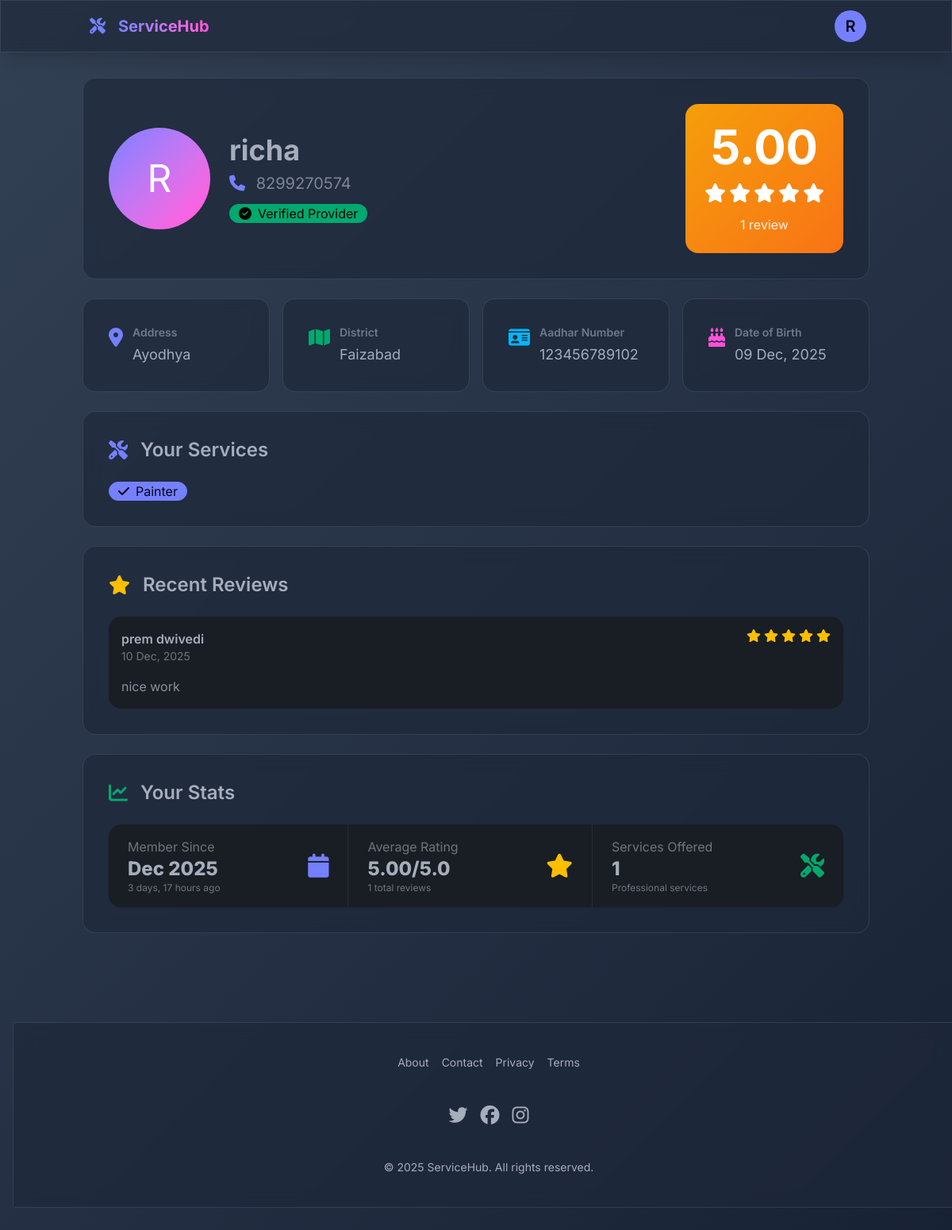
The page /provider/home/ (signed in) on the database its author committed.
### services/models.py (models this page shows, shortened)
class User(AbstractBaseUser, PermissionsMixin):
    USER_TYPE_CHOICES = (
        ('customer', 'Customer'),
        ('provider', 'Service Provider'),
    )
    phone_regex = RegexValidator(
        regex=r'^[6-9]\d{9}$',
        message="Phone number must be 10 digits starting with 6-9"
    )
    phone_number = models.CharField(
        max_length=10,
        unique=True,
        primary_key=True,
        validators=[phone_regex]
    )
    name = models.CharField(max_length=100)
    user_type = models.CharField(max_length=10, choices=USER_TYPE_CHOICES)
    is_active = models.BooleanField(default=True)
    is_staff = models.BooleanField(default=False)
    date_joined = models.DateTimeField(auto_now_add=True)
    objects = UserManager()
    USERNAME_FIELD = 'phone_number'
    REQUIRED_FIELDS = ['name', 'user_type']

class ServiceProvider(models.Model):
    user = models.OneToOneField(User, on_delete=models.CASCADE, related_name='provider_profile')
    photo = models.ImageField(upload_to='provider_photos/', blank=True, null=True)
    address = models.TextField()
    district = models.CharField(max_length=50, choices=DISTRICT_CHOICES, default='lucknow')
    aadhar_regex = RegexValidator(
        regex=r'^\d{12}$',
        message="Aadhar number must be exactly 12 digits"
    )
    aadhar_number = models.CharField(
        max_length=12,
        unique=True,
        validators=[aadhar_regex]
    )
    date_of_birth = models.DateField()
    SERVICE_CHOICES = [
        ('mason', 'Mason'),
        ('painter', 'Painter'),
        ('plumber', 'Plumber'),
        ('carpenter', 'Carpenter'),
        ('electrician', 'Electrician'),
        ('tile_marble', 'Tile/Marble Worker'),
        ('steel_fabricator', 'Steel Fabricator'),
        ('glass_worker', 'Glass Worker'),
        ('gardener', 'Gardener'),
        ('driver', 'Driver'),
    ]
    service1 = models.CharField(max_length=20, choices=SERVICE_CHOICES)
    service2 = models.CharField(max_length=20, choices=SERVICE_CHOICES, blank=True, null=True)
    service3 = models.CharField(max_length=20, choices=SERVICE_CHOICES, blank=True, null=True)
    is_verified = models.BooleanField(default=False)
    rating = models.DecimalField(max_digits=3, decimal_places=2, default=0.00)
    total_reviews = models.IntegerField(default=0)
    created_at = models.DateTimeField(auto_now_add=True)
    def get_services(self):
        services = []
        if self.service1:
            services.append(self.get_service1_display())
        if self.service2:
            services.append(self.get_service2_display())
        if self.service3:
            services.append(self.get_service3_display())
        return services
    class Meta:
        ordering = ['-rating', '-created_at']

class Review(models.Model):
    customer = models.ForeignKey(Customer, on_delete=models.CASCADE, related_name='given_reviews')
    provider = models.ForeignKey(ServiceProvider, on_delete=models.CASCADE, related_name='reviews')
    rating = models.IntegerField(choices=[(i, i) for i in range(1, 6)])
    comment = models.TextField(blank=True)
    created_at = models.DateTimeField(auto_now_add=True)
    class Meta:
        unique_together = ('customer', 'provider')
        ordering = ['-created_at']

class Customer(models.Model):
    user = models.OneToOneField(User, on_delete=models.CASCADE, related_name='customer_profile')
    address = models.TextField(blank=True)
    district = models.CharField(max_length=50, choices=DISTRICT_CHOICES, default='lucknow')
    created_at = models.DateTimeField(auto_now_add=True)

### services/views.py (the view)
# urls.py: path('provider/home/', views.provider_home, name='provider_home'),
@login_required
def provider_home(request):
    try:
        if request.user.user_type != 'provider':
            messages.error(request, 'Access denied. Please login with a provider account.')
            logout(request)
            return redirect('login_choice')
        provider = request.user.provider_profile
        reviews = provider.reviews.all()[:5]
        return render(request, 'services/provider_home.html', {
            'provider': provider,
            'reviews': reviews
        })
    except ObjectDoesNotExist:
        messages.error(request, 'Provider profile not found. Please contact support.')
        logout(request)
        return redirect('home')
    except Exception as e:
        messages.error(request, 'An error occurred. Please login again.')
        print(f"Provider home error: {e}")
        logout(request)
        return redirect('home')

### services/templates/services/provider_home.html (shortened to what this page needs)
{% extends 'services/base.html' %}
{% block content %}
<div class="space-y-6">
    <div class="card glass-effect">
        <div class="card-body">
            <div class="flex flex-col md:flex-row items-center gap-6">
                <div class="avatar placeholder">
                    <div class="w-32 h-32 rounded-full {% if provider.photo %}{% else %}bg-gradient-to-br from-primary to-secondary{% endif %}">
                        {% if provider.photo %}
                        <img src="{{ provider.photo.url }}" alt="{{ provider.user.name }}">
                        {% else %}
                        <span class="text-5xl text-white">{{ provider.user.name|first|upper }}</span>
                        {% endif %}
                    </div>
                </div>
                <div class="flex-1 text-center md:text-left">
                    <h1 class="text-4xl font-bold mb-2">{{ provider.user.name }}</h1>
                    <p class="text-xl text-base-content/70 mb-3">
                        <i class="fas fa-phone text-primary mr-2"></i>
                        {{ provider.user.phone_number }}
                    </p>
                    {% if provider.is_verified %}
                    <div class="badge badge-success badge-lg gap-2">
                        <i class="fas fa-check-circle"></i>
                        Verified Provider
                    </div>
                    {% else %}
                    <div class="badge badge-warning badge-lg gap-2">
                        <i class="fas fa-clock"></i>
                        Verification Pending
                    </div>
                    {% endif %}
                </div>
                <div class="card bg-gradient-to-br from-amber-500 to-orange-500 text-white">
                    <div class="card-body text-center p-6">
                        <div class="text-6xl font-bold mb-2">{{ provider.rating }}</div>
                        <div class="flex gap-1 justify-center text-2xl mb-2">
                            {% for i in "12345" %}
                                {% if forloop.counter <= provider.rating %}
                                    <i class="fas fa-star"></i>
                                {% else %}
                                    <i class="far fa-star"></i>
                                {% endif %}
                            {% endfor %}
                        </div>
                        <p class="opacity-90">{{ provider.total_reviews }} review{{ provider.total_reviews|pluralize }}</p>
                    </div>
                </div>
            </div>
        </div>
    </div>
    <div class="grid grid-cols-1 md:grid-cols-2 lg:grid-cols-4 gap-4">
        <div class="card glass-effect">
            <div class="card-body">
                <div class="flex items-start gap-3">
                    <i class="fas fa-map-marker-alt text-2xl text-primary"></i>
                    <div class="flex-1">
                        <h3 class="font-semibold text-sm text-base-content/60 mb-1">Address</h3>
                        <p class="text-lg">{{ provider.address }}</p>
                    </div>
                </div>
            </div>
        </div>
        <div class="card glass-effect">
            <div class="card-body">
                <div class="flex items-start gap-3">
                    <i class="fas fa-map text-2xl text-success"></i>
                    <div class="flex-1">
                        <h3 class="font-semibold text-sm text-base-content/60 mb-1">District</h3>
                        <p class="text-lg">{{ provider.get_district_display }}</p>
                    </div>
                </div>
            </div>
        </div>
        <div class="card glass-effect">
            <div class="card-body">
                <div class="flex items-start gap-3">
                    <i class="fas fa-id-card text-2xl text-info"></i>
                    <div class="flex-1">
                        <h3 class="font-semibold text-sm text-base-content/60 mb-1">Aadhar Number</h3>
                        <p class="text-lg">{{ provider.aadhar_number }}</p>
                    </div>
                </div>
            </div>
        </div>
        <div class="card glass-effect">
            <div class="card-body">
                <div class="flex items-start gap-3">
                    <i class="fas fa-birthday-cake text-2xl text-secondary"></i>
                    <div class="flex-1">
                        <h3 class="font-semibold text-sm text-base-content/60 mb-1">Date of Birth</h3>
                        <p class="text-lg">{{ provider.date_of_birth|date:"d M, Y" }}</p>
                    </div>
                </div>
            </div>
        </div>
    </div>
    <div class="card glass-effect">
        <div class="card-body">
            <h2 class="card-title text-2xl mb-4">
                <i class="fas fa-tools text-primary mr-2"></i>
                Your Services
            </h2>
            <div class="flex flex-wrap gap-3">
                {% for service in provider.get_services %}
                <div class="badge badge-primary badge-lg gap-2">
                    <i class="fas fa-check"></i>
                    {{ service }}
                </div>
                {% endfor %}
            </div>
        </div>
    </div>
    {% if reviews %}
    <div class="card glass-effect">
        <div class="card-body">
            <h2 class="card-title text-2xl mb-4">
                <i class="fas fa-star text-warning mr-2"></i>
                Recent Reviews
            </h2>
            <div class="space-y-4">
                {% for review in reviews %}
                <div class="card bg-base-200">
                    <div class="card-body p-4">
                        <div class="flex items-start justify-between mb-2">
                            <div>
                                <p class="font-semibold">{{ review.customer.user.name }}</p>
                                <p class="text-sm text-base-content/60">{{ review.created_at|date:"d M, Y" }}</p>
                            </div>
                            <div class="flex gap-1 text-warning">
                                {% for i in "12345" %}
                                    {% if forloop.counter <= review.rating %}
                                        <i class="fas fa-star"></i>
                                    {% else %}
                                        <i class="far fa-star"></i>
                                    {% endif %}
                                {% endfor %}
                            </div>
                        </div>
                        {% if review.comment %}
                        <p class="text-base-content/80">{{ review.comment }}</p>
                        {% endif %}
                    </div>
                </div>
                {% endfor %}
            </div>
        </div>
    </div>
    {% endif %}
    <div class="card glass-effect">
        <div class="card-body">
            <h2 class="card-title text-2xl mb-4">
                <i class="fas fa-chart-line text-success mr-2"></i>
                Your Stats
            </h2>
            <div class="stats stats-vertical lg:stats-horizontal shadow w-full bg-base-200">
                <div class="stat">
                    <div class="stat-figure text-primary">
                        <i class="fas fa-calendar text-3xl"></i>
                    </div>
                    <div class="stat-title">Member Since</div>
                    <div class="stat-value text-2xl">{{ provider.created_at|date:"M Y" }}</div>
                    <div class="stat-desc">{{ provider.created_at|timesince }} ago</div>
                </div>
                <div class="stat">
                    <div class="stat-figure text-warning">
                        <i class="fas fa-star text-3xl"></i>
                    </div>
                    <div class="stat-title">Average Rating</div>
                    <div class="stat-value text-2xl">{{ provider.rating }}/5.0</div>
                    <div class="stat-desc">{{ provider.total_reviews }} total reviews</div>
                </div>
                <div class="stat">
                <div class="stat-figure text-success">
                    <i class="fas fa-tools text-3xl"></i>
                </div>
                <div class="stat-title">Services Offered</div>
                <div class="stat-value text-2xl">{{ provider.get_services|length }}</div>
                <div class="stat-desc">Professional services</div>
            </div>
        </div>
    </div>
</div>
{% endblock %}

### services/templates/services/base.html (shortened to what this page needs)
<!DOCTYPE html>
<html lang="en" data-theme="dark">
<head>
    <link href="https://cdn.jsdelivr.net/npm/daisyui@4.4.19/dist/full.min.css" rel="stylesheet" type="text/css" />
    <script src="https://cdn.tailwindcss.com"></script>
    <link rel="stylesheet" href="https://cdnjs.cloudflare.com/ajax/libs/font-awesome/6.5.1/css/all.min.css">
</head>
<body class="gradient-bg">
    <div class="navbar glass-effect sticky top-0 z-50 shadow-xl">
        <div class="container mx-auto px-2 md:px-4">
            <div class="flex-1">
                <a href="{% url 'home' %}" class="btn btn-ghost text-lg md:text-xl px-2">
                    <i class="fas fa-tools text-primary animate-icon"></i>
                    <span class="ml-2 bg-gradient-to-r from-primary to-secondary bg-clip-text text-transparent font-bold hidden sm:inline">
                    </span>
                </a>
            </div>
            {% if user.is_authenticated %}
            <div class="flex-none gap-2">
                <div class="dropdown dropdown-end">
                    <label tabindex="0" class="btn btn-ghost btn-circle avatar placeholder">
                        <div class="bg-primary text-primary-content rounded-full w-10">
                            <span class="text-xl">{{ user.name|first|upper }}</span>
                        </div>
                    </label>
                </div>
            </div>
            {% endif %}
        </div>
    </div>
    <main class="container mx-auto px-2 md:px-4 py-4 md:py-8">
        {% block content %}{% endblock %}
    </main>
    <footer class="footer footer-center p-6 md:p-10 glass-effect text-base-content rounded mt-10 md:mt-20 mx-2 md:mx-4">
        <div class="grid grid-flow-col gap-4">
            <a class="link link-hover text-sm">About</a>
            <a class="link link-hover text-sm">Contact</a>
            <a class="link link-hover text-sm">Privacy</a>
            <a class="link link-hover text-sm">Terms</a>
        </div>
        <div>
            <div class="grid grid-flow-col gap-4">
                <a><i class="fab fa-twitter text-2xl hover:text-primary cursor-pointer"></i></a>
                <a><i class="fab fa-facebook text-2xl hover:text-primary cursor-pointer"></i></a>
                <a><i class="fab fa-instagram text-2xl hover:text-primary cursor-pointer"></i></a>
            </div>
        </div>
        <div>
            <p class="text-sm">© 2025 ServiceHub. All rights reserved.</p>
        </div>
    </footer>
</body>
</html>

### services/templates/services/base.html (style rules this page uses)
* { font-family: 'Inter', sans-serif; margin: 0; padding: 0; box-sizing: border-box; }
html { width: 100%; overflow-x: hidden; }
body { width: 100%; min-height: 100vh; overflow-x: hidden; position: relative; }
.glass-effect { background: rgba(30, 41, 59, 0.7); backdrop-filter: blur(10px); -webkit-backdrop-filter: blur(10px); border: 1px solid rgba(255, 255, 255, 0.1); }
.gradient-bg { background: linear-gradient(-45deg, #0f172a, #1e293b, #0f172a, #334155); background-size: 400% 400%; animation: gradient 15s ease infinite; width: 100%; min-height: 100vh; padding-bottom: 50px; }
.hover-lift, .card-shine, .btn { transition: all 0.3s cubic-bezier(0.4, 0, 0.2, 1); }
.animate-icon { animation: float 3s ease-in-out infinite; }
.container { width: 100%; max-width: 100%; margin-left: auto; margin-right: auto; }

### rows shown on the page
User: name|first "R"
ServiceProvider: user.name|first "R", user.name "richa", user.phone_number "8299270574", rating "5.00", total_reviews "1", address "Ayodhya", district "Faizabad", aadhar_number "123456789102", date_of_birth "09 Dec, 2025", service1 "Painter", created_at "Dec 2025", created_at "3 days, 17 hours", get_services|length "1"
Review: customer.user.name "prem dwivedi", created_at "10 Dec, 2025", rating 5 (drawn), comment "nice work"
